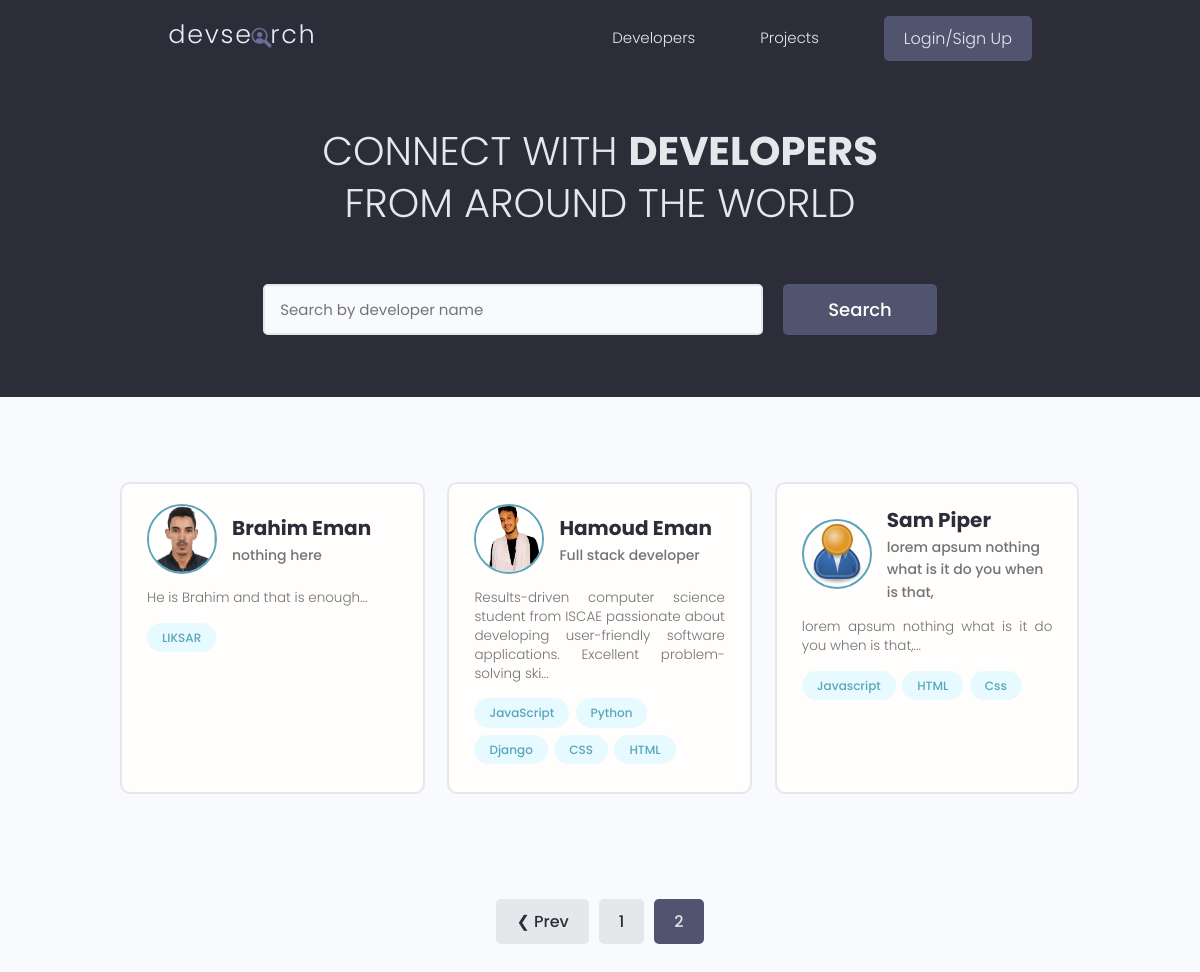
Screenshot of /?page=2 with the database file from the repository.
### users/models.py (models this page shows, shortened)
class Profile(models.Model):
    user = models.OneToOneField(
        User, on_delete=models.CASCADE, null=True, blank=True)
    name = models.CharField(max_length=200, blank=True, null=True)
    username = models.CharField(max_length=200, blank=True, null=True)
    email = models.EmailField(max_length=500, blank=True, null=True)
    location = models.CharField(max_length=200, blank=True, null=True)
    short_intro = models.CharField(max_length=200, blank=True, null=True)
    bio = models.TextField(blank=True, null=True)
    profile_image = models.ImageField(
        null=True, blank=True, upload_to='profiles/', default="profiles/user-default.png")
    social_github = models.CharField(max_length=200, blank=True, null=True)
    social_twitter = models.CharField(max_length=200, blank=True, null=True)
    social_linkedin = models.CharField(max_length=200, blank=True, null=True)
    social_youtube = models.CharField(max_length=200, blank=True, null=True)
    social_website = models.CharField(max_length=200, blank=True, null=True)
    created = models.DateTimeField(auto_now_add=True)
    id = models.UUIDField(
        default=uuid.uuid4, unique=True, primary_key=True, editable=False)

class Skill(models.Model):
    owner = models.ForeignKey(
        Profile, on_delete=CASCADE, blank=True, null=True)
    name = models.CharField(max_length=200, blank=True, null=True)
    description = models.TextField(blank=True, null=True)
    created = models.DateTimeField(auto_now_add=True)
    id = models.UUIDField(
        default=uuid.uuid4, unique=True, primary_key=True, editable=False)

### users/views.py (the view)
# urls.py: path('', views.profiles, name='profiles'),
def profiles(request):
    profiles, search_query = searchProfiles(request)
    custom_range, profiles = paginateProfiles(request, profiles, 3)
    context = {'profiles': profiles, 'search_query': search_query,
               'custom_range': custom_range}
    return render(request, 'users/profiles.html', context)

### users/utils.py (called while the page is built)
def paginateProfiles(request, profiles, results):
    page = request.GET.get('page')
    paginator = Paginator(profiles, results)
    try:
        profiles = paginator.page(page)
    except PageNotAnInteger:
        page = 1
        profiles = paginator.page(page)
    except EmptyPage:
        page = paginator.num_pages
        profiles = paginator.page(page)
    leftIndex = (int(page) - 4)
    if leftIndex < 1:
        leftIndex = 1
    rightIndex = (int(page) + 5)
    if rightIndex > paginator.num_pages:
        rightIndex = paginator.num_pages+1
    custom_range = range(leftIndex, rightIndex)
    return custom_range, profiles

def searchProfiles(request):
    search_query = ''
    if request.GET.get('search_query'):
        search_query = request.GET.get('search_query')
    skills = Skill.objects.filter(name__icontains=search_query)
    profiles = Profile.objects.distinct().filter(
        Q(name__icontains=search_query) |
        Q(short_intro__icontains=search_query) |
        Q(skill__in=skills))
    return profiles, search_query

### users/templates/users/profiles.html (shortened to what this page needs)
{% extends 'main.html' %}
{% block content %}
  <main class="home">
    <section class="hero-section text-center">
      <div class="container container--narrow">
        <div class="hero-section__box">
          <h2>CONNECT WITH <span>DEVELOPERS</span></h2>
          <h2>FROM AROUND THE WORLD</h2>
        </div>
        <div class="hero-section__search">
          <form id="searchForm" class="form" action="{% url 'profiles' %}" method="get">
            <div class="form__field">
              <input class="input input--text" id="formInput#search" type="text" name="search_query"
                placeholder="Search by developer name" value="{{search_query}}"/>
            </div>
            <input class="btn btn--sub btn--lg" type="submit" value="Search" />
          </form>
        </div>
      </div>
    </section>
    <section class="devlist">
      <div class="container">
        <div class="grid grid--three">
        {% for profile in profiles %}
          <div class="column card">
            <div class="dev">
              <a href="{% url 'user-profile' profile.id %}" class="card__body">
                <div class="dev__profile">
                  <img class="avatar avatar--md" src="{{  profile.profile_image.url }}" alt="image" />
                  <div class="dev__meta">
                    <h3>{{profile.name}}</h3>
                    <h5>{{profile.short_intro|slice:"60"}}</h5>
                  </div>
                </div>
                <p class="dev__info">
                  {{profile.bio|slice:"150"}}...
                </p>
                <div class="dev__skills">
                    {% for skill in profile.skill_set.all|slice:'5' %}
                  <span class="tag tag--pill tag--main">
                    <small>{{skill.name}}</small>
                  </span>
                  {% endfor %}
                </div>
              </a>
            </div>
          </div>
 {% endfor %}
        </div>
      </div>
    </section>
{% include 'pagination.html' with queryset=profiles custom_range=custom_range %}
  </main>
{% endblock %}

### static/styles/app.css (style rules this page uses)
:root { --color-sub: #2d2d39; }
.btn--sub { background-color: var(--color-sub-light); }
.card { border: 2px solid var(--color-light); }
img { width: 100%; }
.hero-section { height: 40vh; display: flex; align-items: center; background-color: var(--color-sub); }
.hero-section__box { margin-bottom: 4rem; }
.hero-section__box > h2, .hero-section__box > h2 > span { font-size: 4rem; color: var(--color-light); line-height: 1.3; text-transform: uppercase; }
.hero-section__box > h2 { font-weight: 300; }
.hero-section__box > h2 > span { font-weight: 700; }
.hero-section__search > .form { display: flex; align-items: center; justify-content: center; gap: 2rem; }
.hero-section__search > .form input.input--text { width: 50rem; }
.devlist { margin-top: 8rem; }
.devlist .grid { align-items: stretch; }
.devlist .dev .dev__profile { display: flex; align-items: center; gap: 1.5rem; }
.devlist .dev .dev__meta h3 { color: var(--color-sub); font-size: 2rem; font-weight: 700; }
.devlist .dev .dev__meta h5 { color: var(--color-text); font-size: 1.4rem; font-weight: 500; }
.devlist .dev .dev__info { margin: 1.5rem 0; font-size: 1.35rem; line-height: 1.4; text-align: justify; }

### static/uikit/styles/modules/_variables.css (style rules this page uses)
:root { --color-main: #5aa5b9; --color-main-light: #e6faff; --color-sub: #3f4156; --color-sub-light: #51546e; --color-sub-lighter: #ededfd; --color-text: #737373; --color-gray: #8b8b8b; --color-light: #e5e7eb; --color-light-gray: #767676; --color-bg: #f8fafd; --color-white: #fffefd; --color-white-light: #f3f3f3; --color-success: #359e64; --color-success-bg: #def8e8; --color-error: #fc4b0b; --color-error-bg: #fff2ee; --font-base: 'Poppins', arial, helvetica, 'Segoe UI', roboto, ubuntu, sans-serif; --font-monospace: 'Fira Code', 'Courier New', courier, monospace; --font-regular: 300; --font-medium: 500; --font-bold: 700; --generic-shadow: 1px 1px 5px #00000010; --generic-transition: all 0.3s ease-in-out; }

### static/uikit/styles/modules/_base.css (style rules this page uses)
* { margin: 0; padding: 0; box-sizing: border-box; text-rendering: optimizeLegibility; color: inherit; font-size: inherit; }
html { font-size: 50%; }
@media only screen and (min-width: 480px) { html { font-size: 56.25%; } }
@media only screen and (min-width: 1200px) { html { font-size: 62.5%; } }
body { line-height: 1.6; font-weight: 400; font-size: 1.5rem; color: var(--color-text); background-color: var(--color-bg); min-height: 100vh; }

### static/uikit/styles/modules/_typography.css (style rules this page uses)
* { font-family: var(--font-base); }
h2 { font-size: 3.6rem; font-weight: var(--font-bold); }
h3 { font-size: 3.2rem; font-weight: var(--font-medium); }
h5 { font-size: 2.4rem; font-weight: var(--font-medium); }
h5, h6 { font-weight: var(--font-regular); }
p, span, strong { font-size: 1.6rem; color: var(--color-text); font-weight: var(--font-regular); }
a { padding-bottom: 2px; text-decoration: none; display: inline-block; color: var(--color-main); font-weight: var(--font-medium); }

### static/uikit/styles/modules/_utilities.css (style rules this page uses)
.container { width: 92%; max-width: 165rem; margin: 0 auto; box-sizing: border-box; }
.container--narrow { width: 92%; max-width: 120rem; }
@media screen and (min-width: 1000px) { .container { width: 90%; } }
@media screen and (min-width: 1000px) { .container--narrow { width: 85%; } }
@media screen and (min-width: 1200px) { .container { width: 80%; } }
@media screen and (min-width: 1200px) { .container--narrow { width: 72%; } }
.text-center { text-align: center; }

### static/uikit/styles/modules/_avatar.css (style rules this page uses)
.avatar { border-radius: 50%; border: 2px solid var(--color-main); object-fit: cover; }
.avatar--md { height: 7rem; width: 7rem; }

### static/uikit/styles/modules/_button.css (style rules this page uses)
.btn { display: inline-block; position: relative; cursor: pointer; background-color: var(--color-light); font-weight: var(--font-medium); color: var(--color-sub); text-decoration: none; padding: 1rem 2rem; border-radius: 0.5rem; border: none; width: -webkit-fit-content; width: -moz-fit-content; width: fit-content; height: -webkit-fit-content; height: -moz-fit-content; height: fit-content; font-size: 1.6rem; outline-width: 0; outline-color: transparent; -webkit-backface-visibility: hidden; backface-visibility: hidden; transition: all 0.3s ease-in-out; }
.btn--sub { background-color: var(--color-sub); color: var(--color-white); }
.btn--lg { font-size: 1.8rem; padding: 1.2rem 4.5rem; }

### static/uikit/styles/modules/_card.css (style rules this page uses)
.card { border-radius: 1rem; background-color: var(--color-white); border: 1.5px solid var(--color-light); width: auto; height: auto; margin-top: 0.5rem; margin-bottom: 0.5rem; overflow: hidden; }
.card__body, .card__header { padding: 2rem 2.5rem; }

### rows the page displays
Profile: profile_image (picture), name "Brahim Eman", short_intro "nothing here", bio "He is Brahim and that is enough"
Skill: name "LIKSAR"
Profile: profile_image (picture), name "Hamoud Eman", short_intro "Full stack developer", bio "Results-driven computer science student from ISCAE passionate about developing user-friendly software applications. Excellent problem-solving ski"
Skill: name "JavaScript"
Skill: name "Python"
Skill: name "Django"
Skill: name "CSS"
Skill: name "HTML"
Profile: profile_image (placeholder picture), name "Sam Piper", short_intro "lorem apsum nothing what is it do you when is that,", bio "lorem apsum nothing what is it do you when is that,"
Skill: name "Javascript"
Skill: name "HTML"
Skill: name "Css"

### other values shown
{{ page }} "1"
{{ page }} "2"
